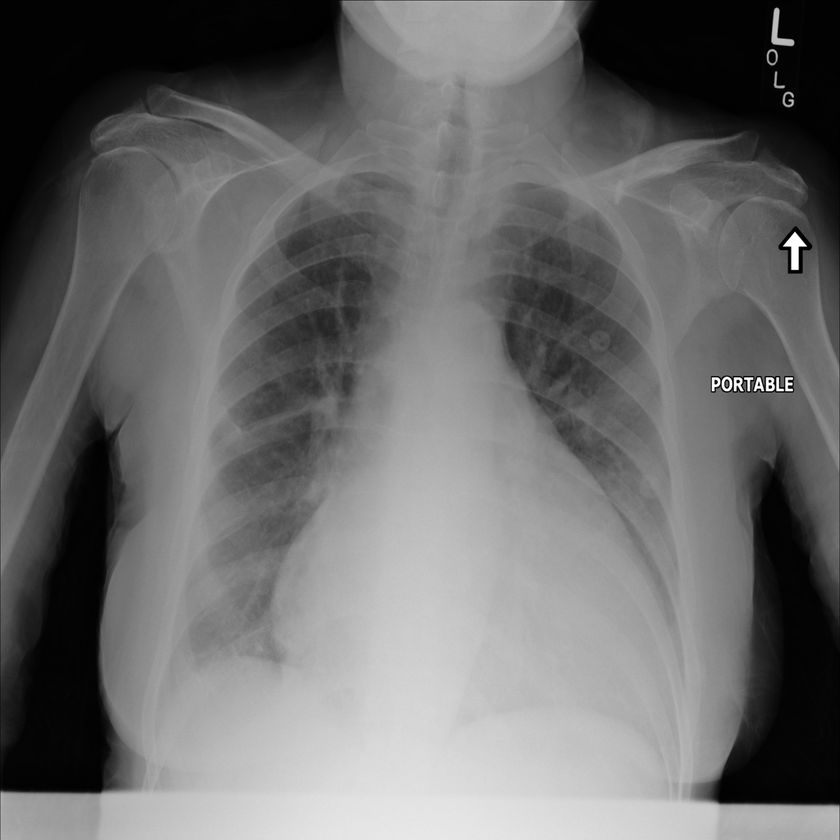
#> input picture 2_Data_augmentation_진행/2_OPENCV_상하반전/image/00000211_038.png, 840 x 840 px, shrunk from 1024 x 1024 before the run, found by its file name; its folder holds 4 pictures in this run
$ jupyter execute main.ipynb
#> lines starting #> are read from the running program, lines starting #| are printed output that depends on the picture
[cell 1]
import os

[cell 2]
os.listdir()

[cell 3]
file_list_detail = []
file_list = os.listdir()
for i in file_list:
    if 'image' in i:
        file_list_detail_temp = os.listdir(i+"/")
        print (i,os.listdir(i+"/"))
        for j in file_list_detail_temp:
            file_list_detail.append(i+"\\"+j)
#> pass 2 of the loop `for i in file_list:`:

[cell 4]
file_list_detail

[cell 5]
for i in file_list_detail:
    #print (i)
    label1, label2 = i.split('\\')
    label3, label4 = label2.split('.')
    print(label3)

[cell 6]
import cv2
import numpy as np

for i, f in enumerate(file_list_detail):
    label1, label2 = f.split('\\')
    label3, label4 = label2.split('.')
    print(i)

    img= cv2.imread(f)
#> img is the input picture: shape (840, 840, 3); min 0, max 255, mean 108
    output_3 = cv2.flip(img,0)
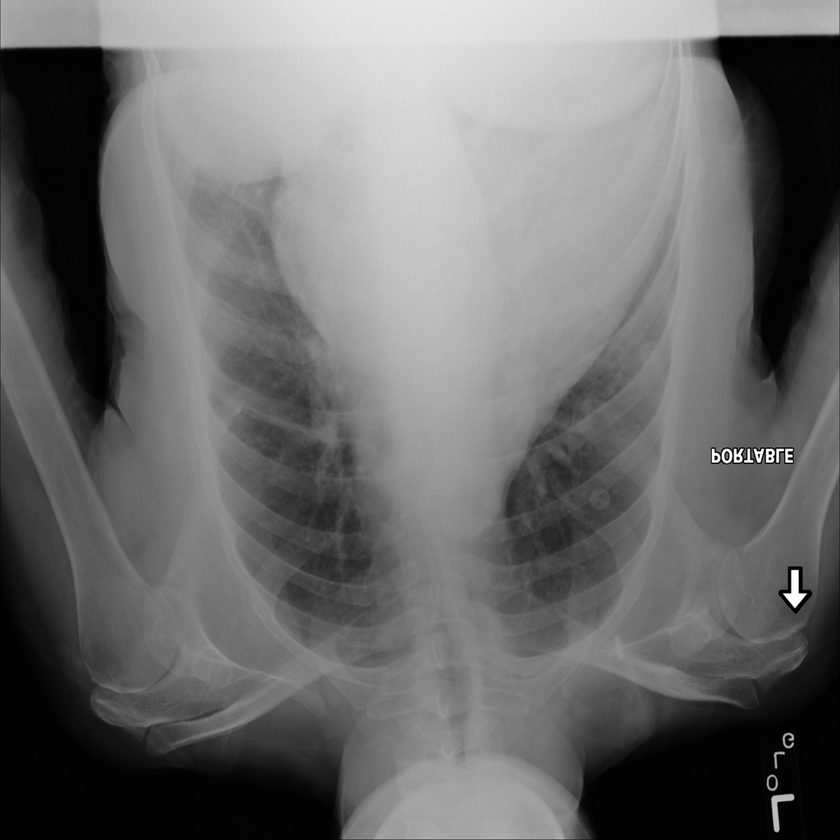
#> output_3: shape (840, 840, 3); min 0, max 255, mean 108
    cv2.imwrite('image-opencv'+"/"+label3+"_Apply_Image_Effects.png", output_3)
#> pass 2 of the loop `for i, f in enumerate(file_list_detail):`:
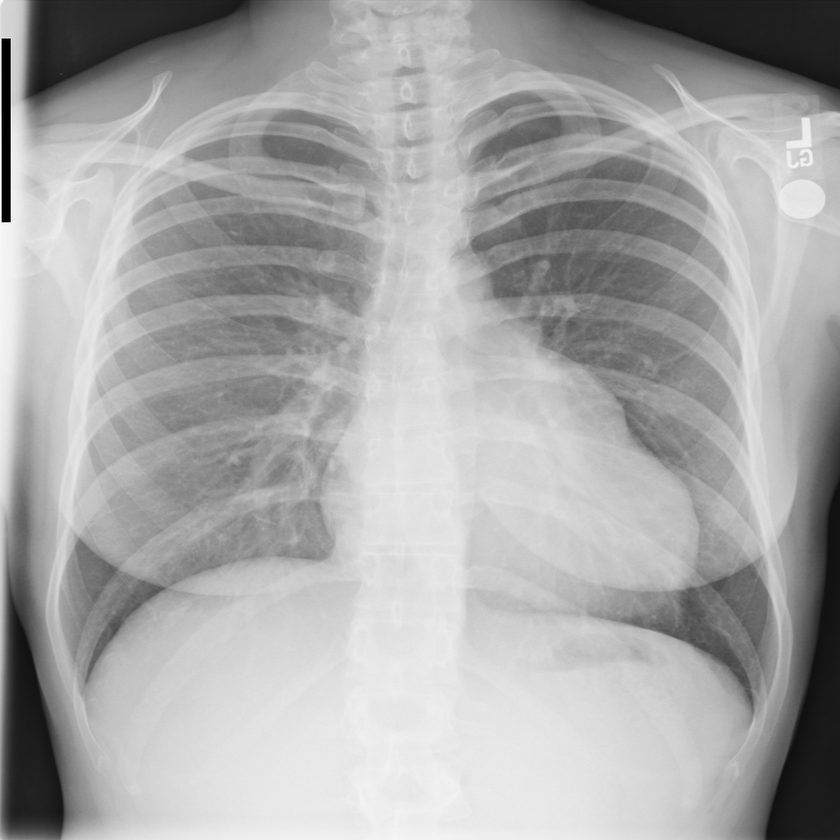
#> input picture 2_Data_augmentation_진행/2_OPENCV_상하반전/image/00000287_000.png, 840 x 840 px, shrunk from 1024 x 1024 before the run, found by its file name
#> img is the input picture: shape (840, 840, 3); min 0, max 255, mean 168.1
#> `output_3 = cv2.flip(img,0)`:
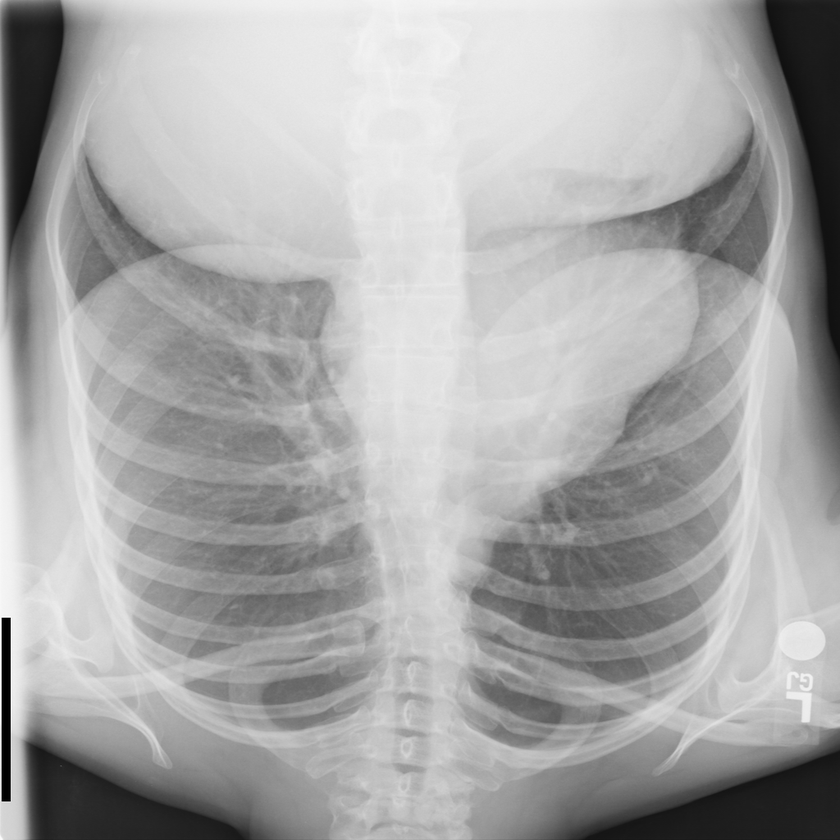
#> output_3: shape (840, 840, 3); min 0, max 255, mean 168.1
#> pass 3 of the loop `for i, f in enumerate(file_list_detail):`:
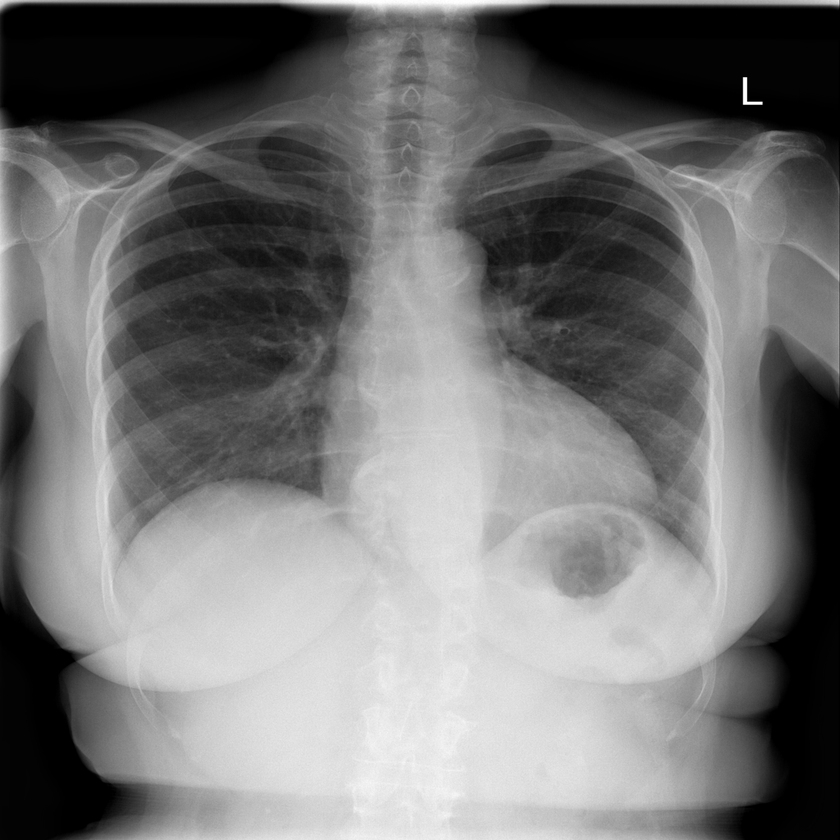
#> input picture 2_Data_augmentation_진행/2_OPENCV_상하반전/image/00000330_000.png, 840 x 840 px, shrunk from 1024 x 1024 before the run, found by its file name
#> img is the input picture: shape (840, 840, 3); min 0, max 255, mean 117.1
#> `output_3 = cv2.flip(img,0)`:
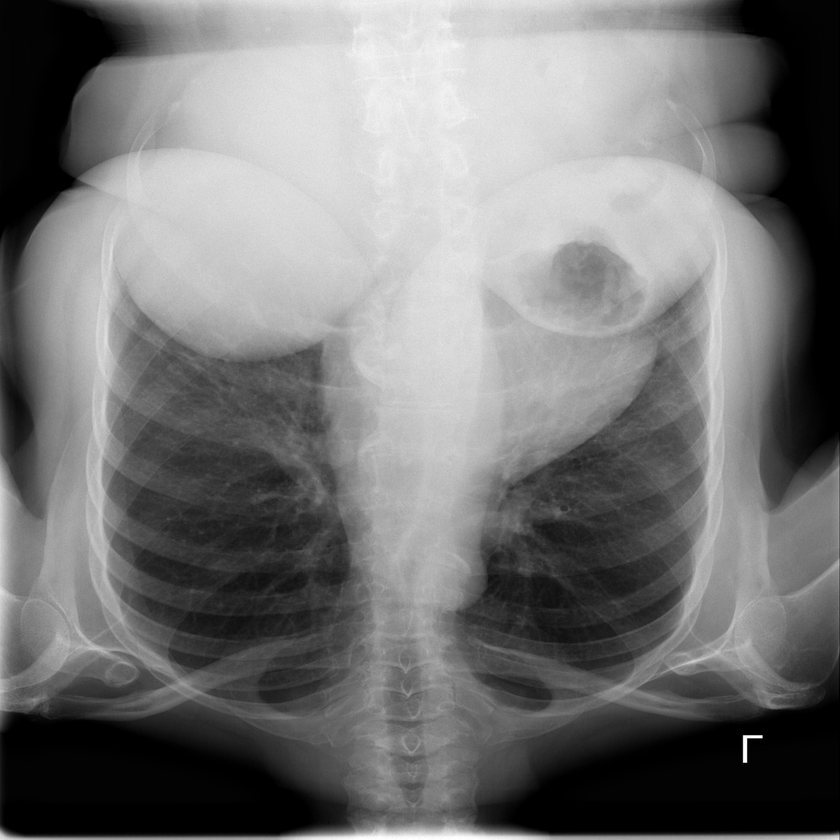
#> output_3: shape (840, 840, 3); min 0, max 255, mean 117.1
#> the loop made 4 passes; the first 3 are shown

print("Done")
